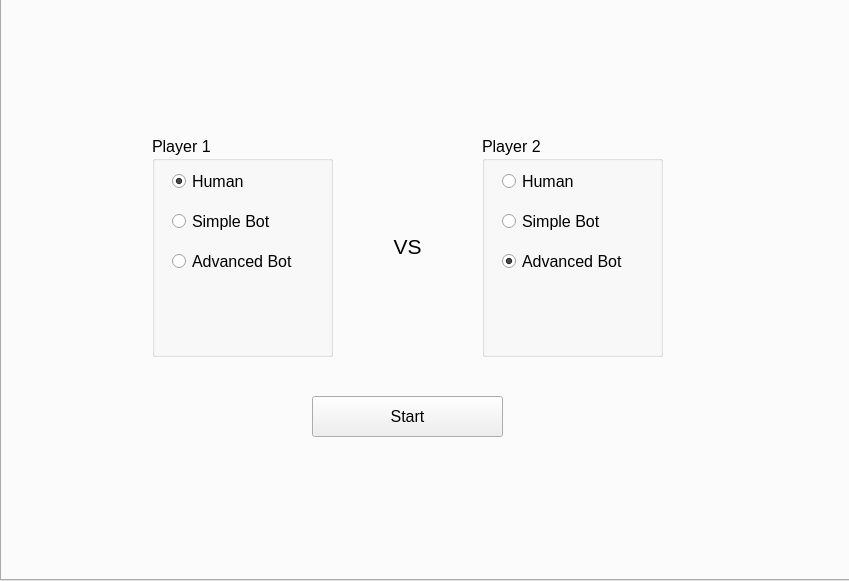
<?xml version="1.0" encoding="UTF-8"?>
<ui version="4.0">
 <class>MainWindow</class>
 <widget class="QMainWindow" name="MainWindow">
  <property name="geometry">
   <rect>
    <x>0</x>
    <y>0</y>
    <width>849</width>
    <height>581</height>
   </rect>
  </property>
  <property name="sizePolicy">
   <sizepolicy hsizetype="Fixed" vsizetype="Fixed">
    <horstretch>0</horstretch>
    <verstretch>0</verstretch>
   </sizepolicy>
  </property>
  <property name="minimumSize">
   <size>
    <width>849</width>
    <height>581</height>
   </size>
  </property>
  <property name="maximumSize">
   <size>
    <width>849</width>
    <height>581</height>
   </size>
  </property>
  <property name="windowTitle">
   <string>Reversi</string>
  </property>
  <property name="windowIcon">
   <iconset resource="resources.qrc">
    <normaloff>:/img/icon.png</normaloff>:/img/icon.png</iconset>
  </property>
  <widget class="QWidget" name="centralwidget">
   <widget class="QTabWidget" name="tabWidget">
    <property name="geometry">
     <rect>
      <x>0</x>
      <y>-30</y>
      <width>851</width>
      <height>611</height>
     </rect>
    </property>
    <property name="tabShape">
     <enum>QTabWidget::Rounded</enum>
    </property>
    <property name="currentIndex">
     <number>0</number>
    </property>
    <widget class="QWidget" name="tabeMenu">
     <attribute name="title">
      <string>Menu</string>
     </attribute>
     <widget class="QGroupBox" name="player1GroupBox">
      <property name="geometry">
       <rect>
        <x>150</x>
        <y>140</y>
        <width>181</width>
        <height>221</height>
       </rect>
      </property>
      <property name="font">
       <font>
        <pointsize>12</pointsize>
       </font>
      </property>
      <property name="title">
       <string>Player 1</string>
      </property>
      <widget class="QRadioButton" name="p1HumanRB">
       <property name="geometry">
        <rect>
         <x>20</x>
         <y>30</y>
         <width>151</width>
         <height>31</height>
        </rect>
       </property>
       <property name="text">
        <string>Human</string>
       </property>
       <property name="iconSize">
        <size>
         <width>16</width>
         <height>16</height>
        </size>
       </property>
       <property name="checked">
        <bool>true</bool>
       </property>
      </widget>
      <widget class="QRadioButton" name="p1SimpleBotRB">
       <property name="geometry">
        <rect>
         <x>20</x>
         <y>70</y>
         <width>151</width>
         <height>31</height>
        </rect>
       </property>
       <property name="text">
        <string>Simple Bot</string>
       </property>
       <property name="iconSize">
        <size>
         <width>16</width>
         <height>16</height>
        </size>
       </property>
      </widget>
      <widget class="QRadioButton" name="p1AdvancedBotRB_2">
       <property name="geometry">
        <rect>
         <x>20</x>
         <y>110</y>
         <width>151</width>
         <height>31</height>
        </rect>
       </property>
       <property name="text">
        <string>Advanced Bot</string>
       </property>
       <property name="iconSize">
        <size>
         <width>16</width>
         <height>16</height>
        </size>
       </property>
      </widget>
     </widget>
     <widget class="QGroupBox" name="player2GroupBox">
      <property name="geometry">
       <rect>
        <x>480</x>
        <y>140</y>
        <width>181</width>
        <height>221</height>
       </rect>
      </property>
      <property name="font">
       <font>
        <pointsize>12</pointsize>
       </font>
      </property>
      <property name="title">
       <string>Player 2</string>
      </property>
      <widget class="QRadioButton" name="p2HumanRB">
       <property name="geometry">
        <rect>
         <x>20</x>
         <y>30</y>
         <width>151</width>
         <height>31</height>
        </rect>
       </property>
       <property name="text">
        <string>Human</string>
       </property>
       <property name="iconSize">
        <size>
         <width>16</width>
         <height>16</height>
        </size>
       </property>
      </widget>
      <widget class="QRadioButton" name="p2SimpleBotRB">
       <property name="geometry">
        <rect>
         <x>20</x>
         <y>70</y>
         <width>151</width>
         <height>31</height>
        </rect>
       </property>
       <property name="text">
        <string>Simple Bot</string>
       </property>
       <property name="iconSize">
        <size>
         <width>16</width>
         <height>16</height>
        </size>
       </property>
       <property name="checked">
        <bool>false</bool>
       </property>
      </widget>
      <widget class="QRadioButton" name="p2AdvancedBotRB_2">
       <property name="geometry">
        <rect>
         <x>20</x>
         <y>110</y>
         <width>151</width>
         <height>31</height>
        </rect>
       </property>
       <property name="text">
        <string>Advanced Bot</string>
       </property>
       <property name="iconSize">
        <size>
         <width>16</width>
         <height>16</height>
        </size>
       </property>
       <property name="checked">
        <bool>true</bool>
       </property>
      </widget>
     </widget>
     <widget class="QLabel" name="vsLabel">
      <property name="geometry">
       <rect>
        <x>380</x>
        <y>230</y>
        <width>51</width>
        <height>41</height>
       </rect>
      </property>
      <property name="font">
       <font>
        <pointsize>16</pointsize>
       </font>
      </property>
      <property name="text">
       <string>VS</string>
      </property>
      <property name="alignment">
       <set>Qt::AlignCenter</set>
      </property>
     </widget>
     <widget class="QPushButton" name="startButton">
      <property name="geometry">
       <rect>
        <x>310</x>
        <y>400</y>
        <width>191</width>
        <height>41</height>
       </rect>
      </property>
      <property name="font">
       <font>
        <pointsize>12</pointsize>
       </font>
      </property>
      <property name="text">
       <string>Start</string>
      </property>
     </widget>
    </widget>
    <widget class="QWidget" name="tabGame">
     <attribute name="title">
      <string>Game</string>
     </attribute>
     <widget class="QGraphicsView" name="graphicsView">
      <property name="geometry">
       <rect>
        <x>10</x>
        <y>20</y>
        <width>550</width>
        <height>550</height>
       </rect>
      </property>
      <property name="sizePolicy">
       <sizepolicy hsizetype="Expanding" vsizetype="Expanding">
        <horstretch>0</horstretch>
        <verstretch>0</verstretch>
       </sizepolicy>
      </property>
      <property name="verticalScrollBarPolicy">
       <enum>Qt::ScrollBarAsNeeded</enum>
      </property>
      <property name="horizontalScrollBarPolicy">
       <enum>Qt::ScrollBarAsNeeded</enum>
      </property>
      <property name="interactive">
       <bool>true</bool>
      </property>
      <property name="sceneRect">
       <rectf>
        <x>0.000000000000000</x>
        <y>0.000000000000000</y>
        <width>548.000000000000000</width>
        <height>548.000000000000000</height>
       </rectf>
      </property>
     </widget>
     <widget class="QLabel" name="statusLabel">
      <property name="geometry">
       <rect>
        <x>560</x>
        <y>20</y>
        <width>281</width>
        <height>31</height>
       </rect>
      </property>
      <property name="font">
       <font>
        <pointsize>12</pointsize>
       </font>
      </property>
      <property name="text">
       <string>TextLabel</string>
      </property>
      <property name="alignment">
       <set>Qt::AlignCenter</set>
      </property>
     </widget>
     <widget class="QLabel" name="whiteLabel">
      <property name="geometry">
       <rect>
        <x>590</x>
        <y>130</y>
        <width>201</width>
        <height>31</height>
       </rect>
      </property>
      <property name="font">
       <font>
        <pointsize>12</pointsize>
       </font>
      </property>
      <property name="text">
       <string>TextLabel</string>
      </property>
      <property name="alignment">
       <set>Qt::AlignLeading|Qt::AlignLeft|Qt::AlignVCenter</set>
      </property>
     </widget>
     <widget class="QLabel" name="blackLabel">
      <property name="geometry">
       <rect>
        <x>590</x>
        <y>90</y>
        <width>201</width>
        <height>31</height>
       </rect>
      </property>
      <property name="font">
       <font>
        <pointsize>12</pointsize>
       </font>
      </property>
      <property name="text">
       <string>TextLabel</string>
      </property>
      <property name="alignment">
       <set>Qt::AlignLeading|Qt::AlignLeft|Qt::AlignVCenter</set>
      </property>
     </widget>
     <widget class="QPushButton" name="backButton">
      <property name="geometry">
       <rect>
        <x>620</x>
        <y>460</y>
        <width>171</width>
        <height>41</height>
       </rect>
      </property>
      <property name="font">
       <font>
        <pointsize>12</pointsize>
       </font>
      </property>
      <property name="text">
       <string>Back to menu</string>
      </property>
     </widget>
     <widget class="QPushButton" name="restartButton">
      <property name="geometry">
       <rect>
        <x>620</x>
        <y>410</y>
        <width>171</width>
        <height>41</height>
       </rect>
      </property>
      <property name="font">
       <font>
        <pointsize>12</pointsize>
       </font>
      </property>
      <property name="text">
       <string>Restart</string>
      </property>
     </widget>
    </widget>
   </widget>
  </widget>
  <widget class="QMenuBar" name="menubar">
   <property name="geometry">
    <rect>
     <x>0</x>
     <y>0</y>
     <width>849</width>
     <height>26</height>
    </rect>
   </property>
  </widget>
 </widget>
 <resources>
  <include location="resources.qrc"/>
 </resources>
 <connections/>
</ui>
